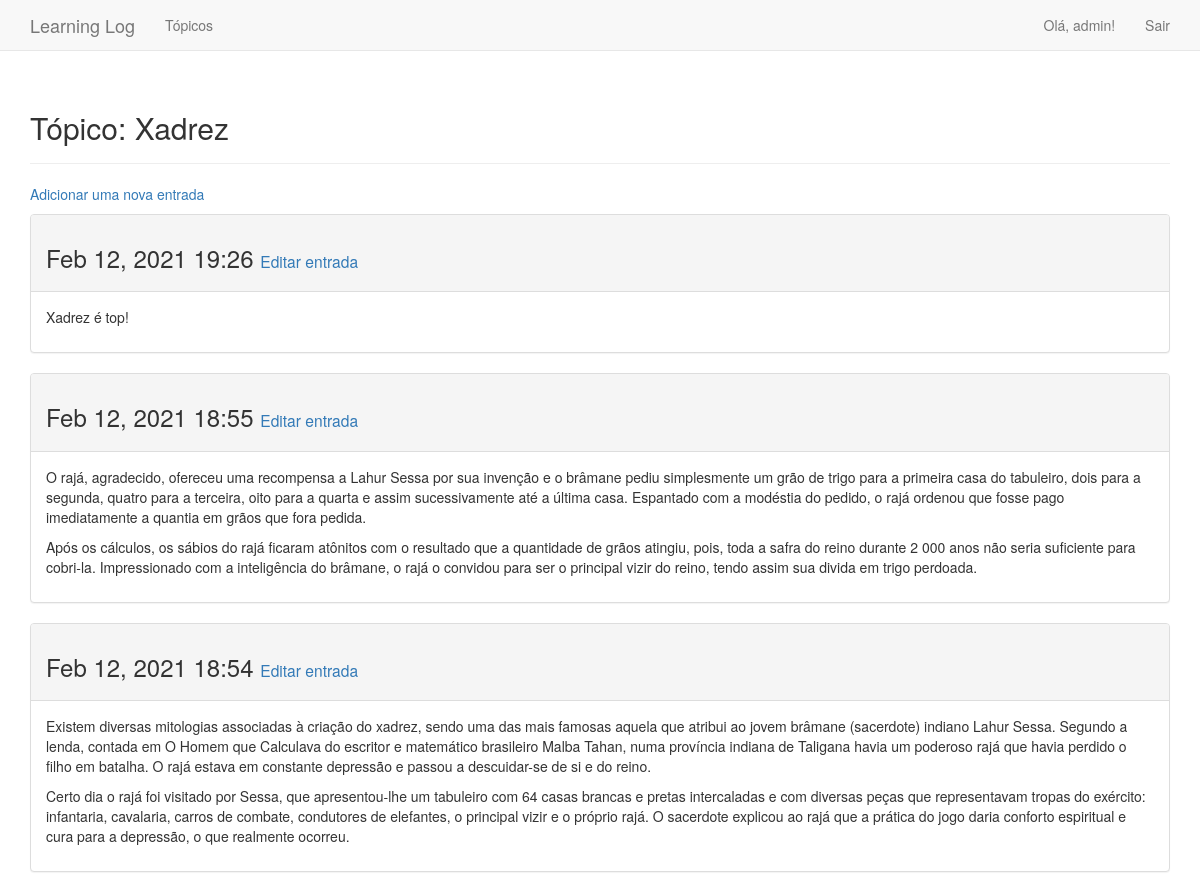
The page /topics/1/ (signed in) on the database its author committed.
### learning_logs/models.py (models this page shows, shortened)
class Topic(models.Model):
    text = models.CharField(max_length=200)
    date_added = models.DateTimeField(auto_now_add=True)
    owner = models.ForeignKey(User, on_delete=models.CASCADE)
    def __str__(self):
        return self.text

class Entry(models.Model):
    topic = models.ForeignKey(Topic, on_delete=models.DO_NOTHING)
    text = models.TextField(default="")
    date_added = models.DateTimeField(auto_now_add=True)
    class Meta:
        verbose_name_plural = 'entries'

### learning_logs/views.py (the view)
# urls.py: url(r'^topics/(?P<topic_id>\d+)/$', views.topic, name='topic'),
@login_required
def topic(request, topic_id):
    topic = Topic.objects.get(id=topic_id)
    if topic.owner != request.user:
        raise Http404
    entries = topic.entry_set.order_by('-date_added')
    context = {'topic': topic, 'entries': entries}
    return render(request, 'learning_logs/topic.html', context)

### learning_logs/templates/learning_logs/topic.html (shortened to what this page needs)
{% extends 'learning_logs/base.html' %}
{% block header %}
    <h2>Tópico: {{ topic }}</h2>
{% endblock header %}
{% block content %}
    <p>
        <a href="{% url 'learning_logs:new_entry' topic.id %}">Adicionar uma nova entrada</a>
    </p>
        {% for entry in entries %}
            <div class="panel panel-default">
                <div class="panel-heading">
                    <h3>
                        {{ entry.date_added | date:'M d, Y H:i' }}
                        <small>
                            <a href="{% url 'learning_logs:edit_entry' entry.id %}">Editar entrada</a>
                        </small>
                    </h3>
                </div>
                <div class="panel-body">
                    {{ entry.text | linebreaks }}
                </div>
            </div>
        {% empty %}
            Ainda não há nada aqui...
        {% endfor %}
{% endblock content %}

### learning_logs/templates/learning_logs/base.html (shortened to what this page needs)
{% load bootstrap3 %}
<!DOCTYPE html>
<html lang="pt-br">
<head>
    {% bootstrap_css %}
</head>
<body>
    <nav class="navbar navbar-default navbar-static-top">
        <div class="container">
            <div class="navbar-header">
                <a class="navbar-brand" href="{% url 'learning_logs:index' %}">Learning Log</a>
            </div>
            <div id="navbar" class="navbar-collapse collapse">
                <ul class="nav navbar-nav">
                    <li><a href="{% url 'learning_logs:topics' %}">Tópicos</a></li>
                </ul>
                <ul class="nav navbar-nav navbar-right">
                    {% if user.is_authenticated %}
                        <li><a>Olá, {{ user.username }}!</a></li>
                        <li><a href="{% url 'users:logout' %}">Sair</a></li>
                    {% else %}
                        <li><a href="{% url 'users:register' %}">Registre-se</a></li>
                        <li><a href="{% url 'users:login' %}">Entrar</a></li>
                    {% endif %}
                </ul>
            </div>
        </div>
    </nav>
    <div class="container">
        <div class="page-header">
            {% block header %}{% endblock header %}
        </div>
        <div>
            {% block content %}{% endblock content %}
        </div>
    </div>
</body>
</html>

### rows shown on the page
Topic: text "Xadrez"
Entry: date_added "Feb 12, 2021 19:26", text "Xadrez é top!"
Entry: date_added "Feb 12, 2021 18:55", text "O rajá, agradecido, ofereceu uma recompensa a Lahur Sessa por sua invenção e o brâmane pediu simplesmente um grão de trigo para a primeira casa do tabuleiro, dois para a segunda, quatro para a terceira, oito para a quarta e assim sucessivamente até a última casa. Espantado com a modéstia do pedido, o rajá ordenou que fosse pago imediatamente a quantia em grãos que fora pedida. Após os cálculos, os sábios do rajá ficaram atônitos com o resultado que a quantidade de grãos atingiu, pois, toda a safra do reino durante 2 000 anos não seria suficiente para cobri-la. Impressionado com a inteligência do brâmane, o rajá o convidou para ser o principal vizir do reino, tendo assim sua divida em trigo…"
Entry: date_added "Feb 12, 2021 18:54", text "Existem diversas mitologias associadas à criação do xadrez, sendo uma das mais famosas aquela que atribui ao jovem brâmane (sacerdote) indiano Lahur Sessa. Segundo a lenda, contada em O Homem que Calculava do escritor e matemático brasileiro Malba Tahan, numa província indiana de Taligana havia um poderoso rajá que havia perdido o filho em batalha. O rajá estava em constante depressão e passou a descuidar-se de si e do reino. Certo dia o rajá foi visitado por Sessa, que apresentou-lhe um tabuleiro com 64 casas brancas e pretas intercaladas e com diversas peças que representavam tropas do exército: infantaria, cavalaria, carros de combate, condutores de elefantes, o principal vizir e o…"

### other values the page prints
{{ user.username }} "admin"
